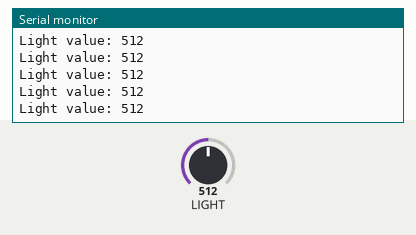
The sketch below on a simulated Seeed Wio Terminal. On the bench: the last lines printed to the serial monitor. The test bench sets the inputs (shaded band); at power-on: LIGHT = 512.

Above: at 1.2 s.
1.3 s: LIGHT set to 716
At 1.56 s:
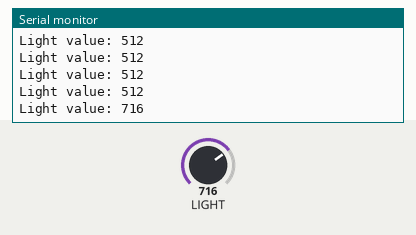
2.8 s: LIGHT set to 900
At 2.96 s:
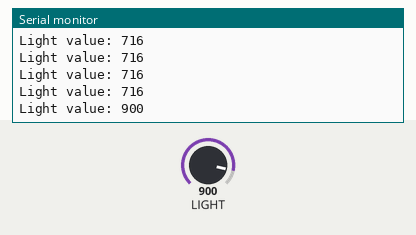
Timing chart, 0 to 5.8 s (numbered marks = the images above; inputs shaded):
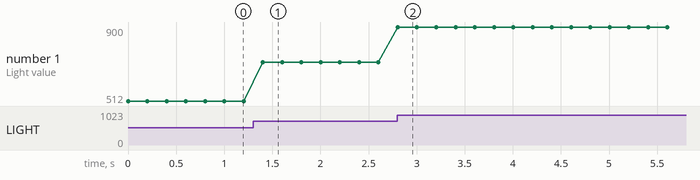

Measured:
- after the input at 1.3 s, the serial monitor: prints a new line after 0.10 s (image 1)
- after the input at 2.8 s, the serial monitor: prints a new line at once (image 2)
- plotted number 1: 512 → 716 after the input at 1.3 s, 716 → 900 after the input at 2.8 s

The sketch:

Get-lightsensor-value.ino
```cpp
void setup() {
  pinMode(WIO_LIGHT, INPUT);
  Serial.begin(115200);
}

void loop() {
   int light = analogRead(WIO_LIGHT);
   Serial.print("Light value: ");
   Serial.println(light);
   delay(200);
}
```
